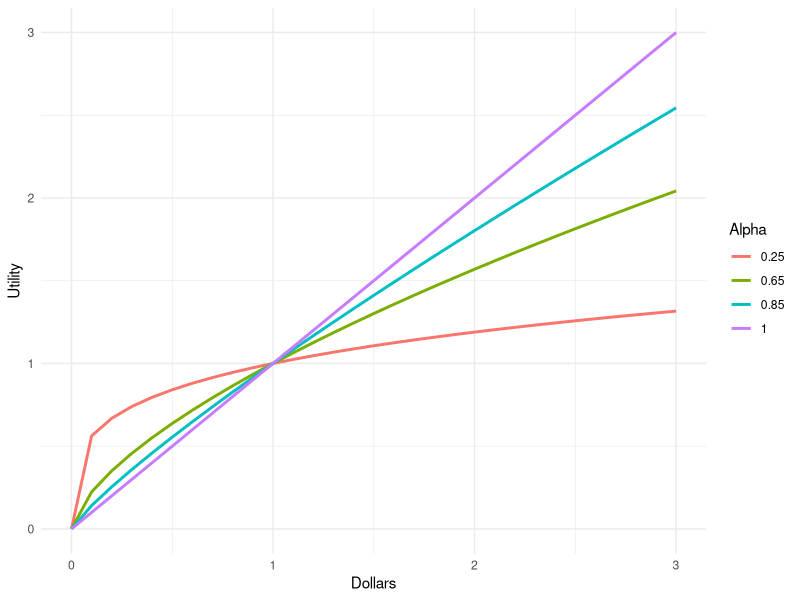
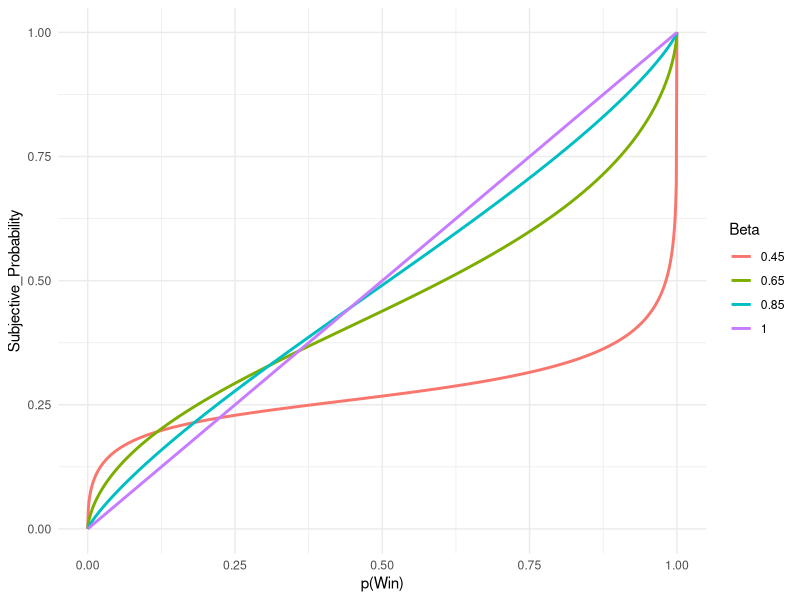
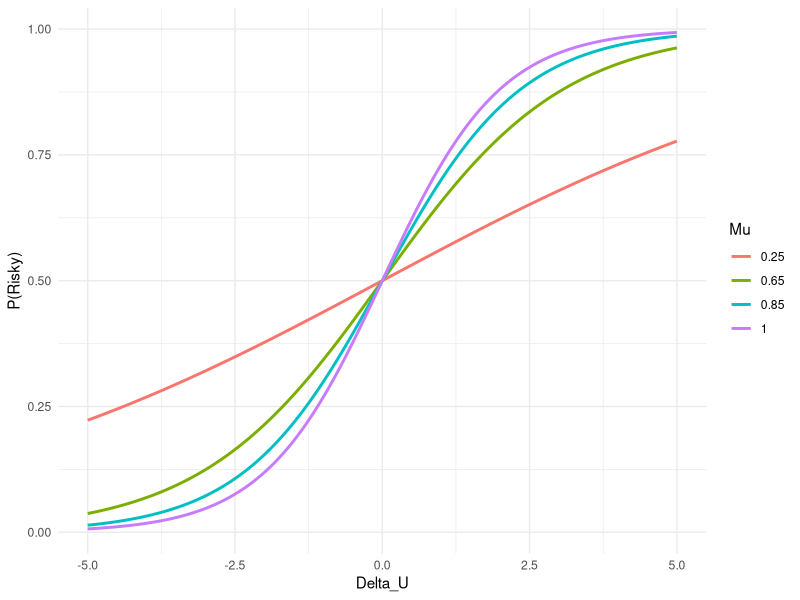
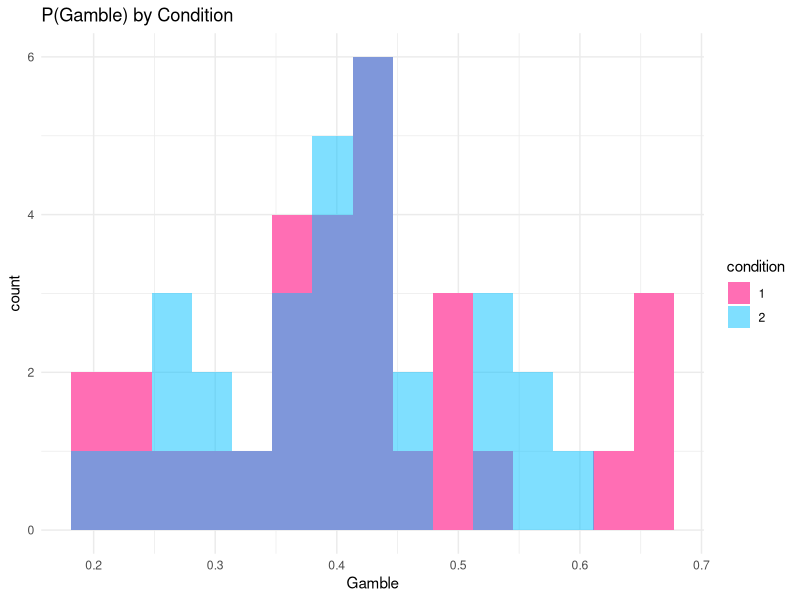
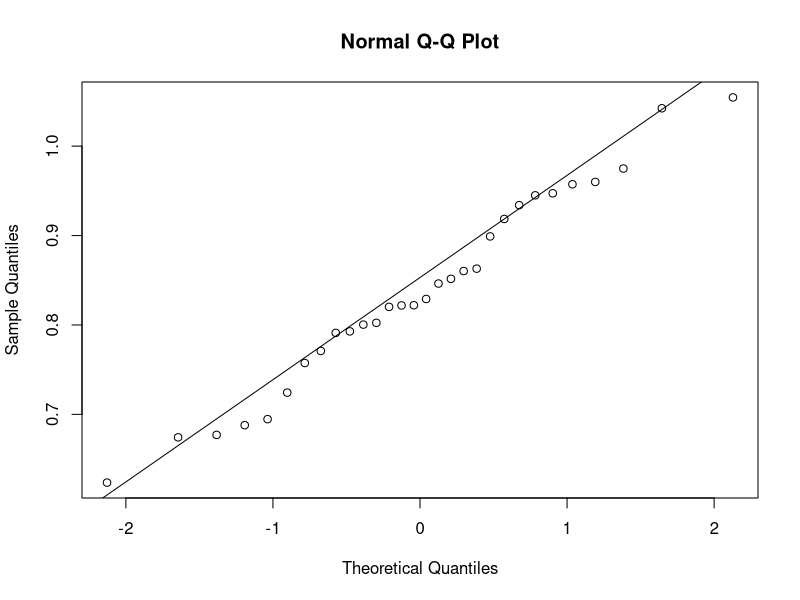
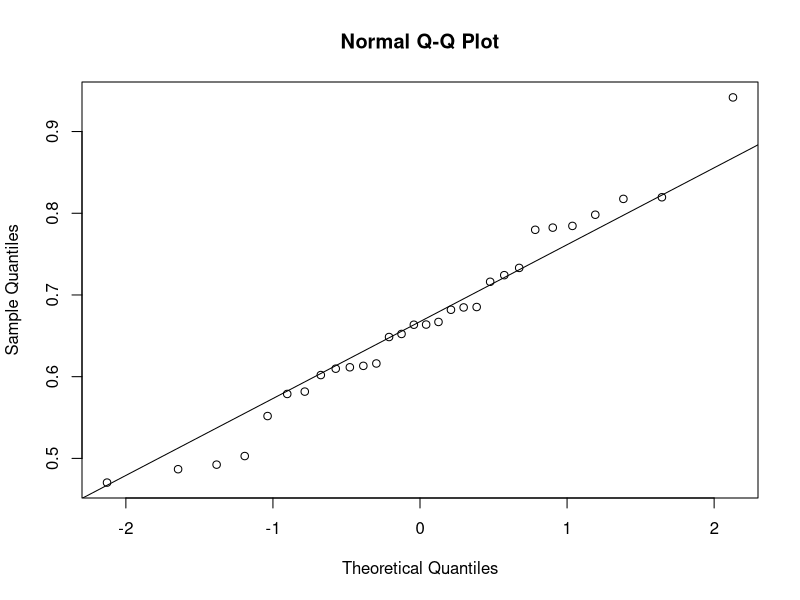
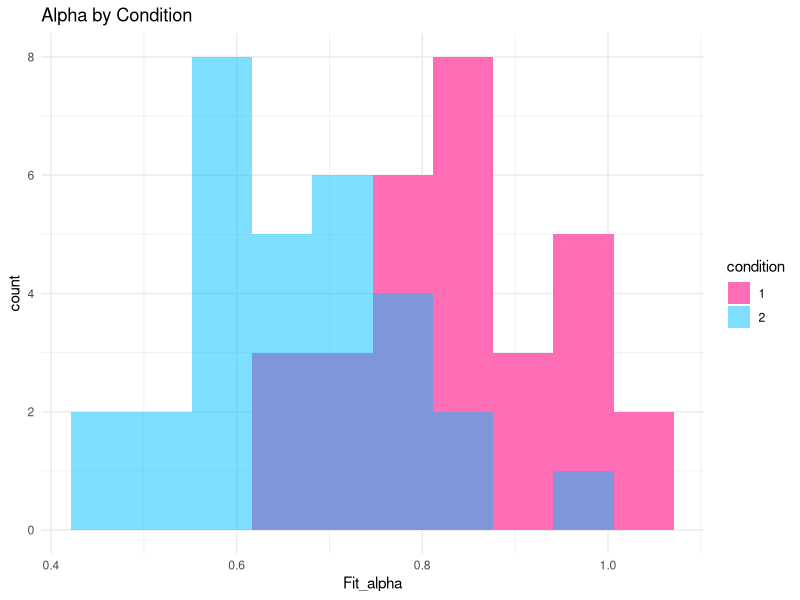
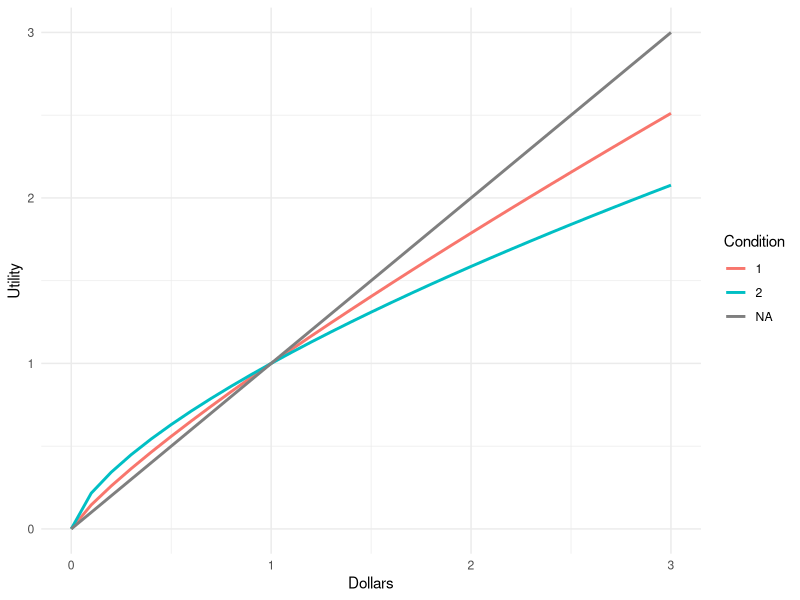

Reproduce these figures in R, in order.
#Set the current working directory to where you have the data file
setwd("~/Desktop/Modelling Tutorial/")

# Load the ggplot2 Library
# IF YOU DO NOT HAVE IT INSTALLED UNCOMMENT THE NEXT LINE
#install.packages("ggplot2")
library(ggplot2)

####### UTILITY FUNCTION #######
Dollars = seq(0, 3, 0.1)
U_0 = Dollars
U_1 = Dollars^0.85
U_2 = Dollars^0.65
U_3 = Dollars^0.25

Utility = data.frame(Utility = c(U_0, U_1, U_2, U_3),
                    Dollars = c(Dollars, Dollars, Dollars, Dollars),
                    Alpha= c(rep(1, length(Dollars)),
                            rep(0.85, length(Dollars)),
                            rep(0.65, length(Dollars)),
                            rep(0.25, length(Dollars))))
Utility$Alpha = as.factor(Utility$Alpha)

ggplot(Utility, aes(Dollars, Utility, group=Alpha, color=Alpha))+
geom_line(size=1)+
theme_minimal()

###### PROBABILITY WEIGHTING FUNCTION ######
probability = seq(0, 1, 0.001)
p_0 = probability
p_1 = (probability^0.85)/(((probability^0.85)+(1-probability)^0.85)^(1/0.85))
p_2 = (probability^0.65)/(((probability^0.65)+(1-probability)^0.65)^(1/0.65))
p_3 = (probability^0.45)/(((probability^0.45)+(1-probability)^0.25)^(1/0.45))


Probability = data.frame(Subjective_Probability = c(p_0, p_1, p_2, p_3),
                    Probability = c(probability, probability, probability, probability),
                    Beta= c(rep(1, length(probability)),
                            rep(0.85, length(probability)),
                            rep(0.65, length(probability)),
                            rep(0.45, length(probability))))
Probability$Beta = as.factor(Probability$Beta)

ggplot(Probability, aes(Probability, Subjective_Probability, group=Beta, color=Beta))+
geom_line(size=1)+
  xlab("p(Win)")+
theme_minimal()

###### PSYCHOMETRIC FUNCTION ######
Delta_U = seq(-5, 5, 0.001)
p_0 = 1/(1+exp(-1*Delta_U))
p_1 = 1/(1+exp(-0.85*Delta_U))
p_2 = 1/(1+exp(-0.65*Delta_U))
p_3 = 1/(1+exp(-0.25*Delta_U))


Probability = data.frame(Probability = c(p_0, p_1, p_2, p_3),
                    Delta_U = c(Delta_U, Delta_U, Delta_U, Delta_U),
                    Mu= c(rep(1, length(Delta_U)),
                            rep(0.85, length(Delta_U)),
                            rep(0.65, length(Delta_U)),
                            rep(0.25, length(Delta_U))))
Probability$Mu = as.factor(Probability$Mu)

ggplot(Probability, aes(Delta_U, Probability, group=Mu, color=Mu))+
geom_line(size=1)+
  ylab("P(Risky)")+
theme_minimal()

##### DATA ANALYSIS ####
data = read.csv("Data.csv")

head(data, 10)

# Percent Gamble by Participant
P_Gamble_PID = aggregate(Gamble ~ PID+condition, data, mean)
head(P_Gamble_PID, 10)

# Average Percent Gamble by Condition
aggregate(Gamble~ condition, P_Gamble_PID, mean)

# Test Difference
t.test(P_Gamble_PID$Gamble[P_Gamble_PID$condition==1], 
       P_Gamble_PID$Gamble[P_Gamble_PID$condition==2], var.equal=FALSE)

#Plot Distributions
P_Gamble_PID$condition = as.factor(P_Gamble_PID$condition)
ggplot(P_Gamble_PID, aes(Gamble, group=condition, fill=condition, alpha=condition))+
geom_histogram(bins=15, position="identity") +theme_minimal()+ 
ggtitle("P(Gamble) by Condition")+
scale_alpha_manual(values=c(1,0.5)) + scale_fill_manual(values=c("hotpink1", "deepskyblue"))


##### MLE #####
# Load the stats4 Library
# IF YOU DO NOT HAVE IT INSTALLED UNCOMMENT THE NEXT LINE
#install.packages("stats4")
library(stats4)


#Make data frames to hold your results
fit_params=data.frame()
logs=data.frame()

#How many subjects are we going to have to estimate parameters for?
Nsubjects=length(unique(data$PID))


#Loop through the subjects to estimate their parameters
for(i in 1:(Nsubjects)){

    #Define the loglikelihood function we will use to estimate the parameters
    #Remember the output should be the sum of the logs of the likelihoods
    #Likelihood is the probability the supplied parameters explain the observed data
    LL <- function(alpha, beta, mu) {
        #Only look at the data for the participant
        temp<-data[data$PID==i,]
        
        #Make assumptions about the value of the parameters
        #always positive
        alpha = exp(alpha)
        beta= exp(beta)
        mu = exp(mu)
    
        #Estimate the Utility of the gamble
        U_gamble = (((temp$P_Gamble)^beta)/((((temp$P_Gamble)^beta) + ((1-temp$P_Gamble)^beta))^(1/beta)))
        U_gamble = U_gamble*(temp$A_Gamble)^alpha
        
        #Estimate the Utility of the certain
        U_certain = 1*(temp$A_Certain)^alpha
        
        #Calculate the probbility of selecting the gamble given Delta U
        #This is the probability our parameters explain the data for the trials in which
        #the paeticipant chose the Gamble
        Likelihood = (((1)/(1+exp((-1)*mu*(U_gamble-U_certain)))))
    
        #Invert the probability for the trials in which the participant actually chose the certain option
        Likelihood[which(temp$Gamble==0)] = 1-Likelihood[which(temp$Gamble==0)]
        
        #Turn the data frame into a vector so we can log each value and sum it all up
        Likelihood = unlist(Likelihood)
  
        #Log each likelihood and then sum them up...
        #Add any Additional distributional constraints
        #Here I am telling the function to penalize any estimate which is "extreme"
        #by assuming the estimated parameters should be close to some values taken from the literature
        -sum(log(Likelihood)) -log(dnorm(mu, exp(1),1)) - log(dnorm(alpha, 0.88, 0.15)) - log(dnorm(beta, 0.6, 0.15))
    }
  
    #Make a temporary variable to store the estimates
    #We're going to be running the MLE a few times to make sure we get a good estimate for the parameters
    temp1=c()
    temp2=c()
    
    #Run the MLE a few times... here I chose 10 for the sake of time
    for(k in 1:10){
        fit_param = tryCatch({ mle(LL, start = list(alpha=runif(1,-0.5,0), beta=runif(1,-0.5,0),
                                                mu=runif(1,1,1.5)))},
                                                error = function(e){
                                                               NULL})
        #Make sure the MLE produced an estimate
        #If something went wrong the MLE function will return NULL
        #Thus I'm checking to make sure the output is not NULL before adding it to the temporary variable
        if(length(fit_param)>0){
          temp1 = rbind(temp1,fit_param@coef)
          temp2 = rbind(temp2, LL(fit_param@coef[1], fit_param@coef[2], fit_param@coef[3]))
        }
    }
  
    #Now that we have a few estimates for the parameter values
    #Look at the estimates and find the one with the smallest logLikelihood (closest to 0)
    #Add the PID to the resulting Data Fa=rame so I know who this estimate is for!
    
    #First I am checking if there is a tie for the smallest value
    # If there is just return whatever was the first estimate & the LL was associated with the first instance
    if(length(temp1[which(temp2==min(temp2)),])>1){
        fit_params=rbind(fit_params, c(temp1[which(temp2==min(temp2))[1],], PID=i))
        logs=rbind(logs, temp2[which(temp2==min(temp2)[1]),])
    } 
    #If NOT then just save the minimum value
    else{
        fit_params=rbind(fit_params, c(temp1[which(temp2==min(temp2)),], PID=i))
        logs=rbind(logs, temp2[which(temp2==min(temp2)),])
    }
}
#Re-Name the colums of the MLE Estimates into something understandable
#The order in which I name them depends on the order in which I supplied them to the LL and MLE functions above
colnames(fit_params)<-c("Fit_alpha", "Fit_beta", "Fit_mu", "PID")

# What does this data Frame look like?
head(fit_params, 10)

# Turn the parameters back into values we can interpet
fit_params$Fit_alpha = exp(fit_params$Fit_alpha)
fit_params$Fit_beta = exp(fit_params$Fit_beta)
fit_params$Fit_mu = exp(fit_params$Fit_mu)

#Print out the Means of the Estimates
mean(fit_params$Fit_alpha)
mean(fit_params$Fit_beta)
mean(fit_params$Fit_mu)

# Load the plyr Library
# IF YOU DO NOT HAVE IT INSTALLED UNCOMMENT THE NEXT LINE
#install.packages("plyr")
library(plyr)

# Map the values of the parameters onto the data frame
data$Fit_alpha = mapvalues(data$PID, fit_params$PID, fit_params$Fit_alpha)
data$Fit_beta = mapvalues(data$PID, fit_params$PID, fit_params$Fit_beta)
data$Fit_mu = mapvalues(data$PID, fit_params$PID, fit_params$Fit_mu)

temp = aggregate(Fit_alpha ~ PID+condition, data, mean)
t.test(temp$Fit_alpha[temp$condition==1], temp$Fit_alpha[temp$condition==2], var.equal = FALSE)

#Plot Distributions
qqnorm(temp$Fit_alpha[temp$condition==1]); qqline(temp$Fit_alpha[temp$condition==1])
qqnorm(temp$Fit_alpha[temp$condition==2]); qqline(temp$Fit_alpha[temp$condition==2])

temp$condition = as.factor(temp$condition)
ggplot(temp, aes(Fit_alpha, group=condition, fill=condition, alpha=condition))+
geom_histogram(bins=10, position="identity") +theme_minimal()+ 
ggtitle("Alpha by Condition")+
scale_alpha_manual(values=c(1,0.5)) + scale_fill_manual(values=c("hotpink1", "deepskyblue"))


Dollars = seq(0, 3, 0.1)
alpha = mean(temp$Fit_alpha[temp$condition==2])
U_0 = Dollars^alpha
alpha = mean(temp$Fit_alpha[temp$condition==1])
U_1 = Dollars^alpha
U_2 = Dollars


Utility = data.frame(Utility = c(U_0, U_1, U_2),
                    Dollars = c(Dollars, Dollars, Dollars),
                    Condition= c(rep(2, length(Dollars)),
                            rep(1, length(Dollars)),
                                rep(NA, length(Dollars))))
Utility$Condition = as.factor(Utility$Condition)


ggplot(Utility, aes(Dollars, Utility, group=Condition, color=Condition))+
geom_line(size=1)+
theme_minimal()

temp = aggregate(Fit_beta ~ PID+condition, data, mean)
t.test(temp$Fit_beta[temp$condition==1], temp$Fit_beta[temp$condition==2], var.equal = FALSE)

#Plot Distributions
qqnorm(temp$Fit_beta[temp$condition==1]); qqline(temp$Fit_beta[temp$condition==1])
qqnorm(temp$Fit_beta[temp$condition==2]); qqline(temp$Fit_beta[temp$condition==2])

temp$condition = as.factor(temp$condition)
ggplot(temp, aes(Fit_beta, group=condition, fill=condition, alpha=condition))+
ggtitle("Beta by Condition") +
geom_histogram(bins=10, position="identity") +theme_minimal()+ 
scale_alpha_manual(values=c(1,0.5)) + scale_fill_manual(values=c("hotpink1", "deepskyblue"))

#I Wouldn't test for group differences in the Mu parameter... 
#It is supposed to be a noise/temperature parameter
#Thus it is not really meaningful



probability = seq(0, 1, 0.001)
beta= mean(temp$Fit_beta[temp$condition==2])
p_0 = (probability^beta)/(((probability^beta)+(1-probability)^beta)^(1/beta))
beta= mean(temp$Fit_beta[temp$condition==1])
p_1 = (probability^beta)/(((probability^beta)+(1-probability)^beta)^(1/beta))
p_2 = probability



Probability = data.frame(Subjective_Probability = c(p_0, p_1, p_2),
                    Probability = c(probability, probability, probability),
                    Condition= c(rep(2, length(probability)),
                            rep(1, length(probability)),
                                rep(NA, length(probability))))
Probability$Condition = as.factor(Probability$Condition)

ggplot(Probability, aes(Probability, Subjective_Probability, group=Condition, color=Condition))+
geom_line(size=1)+
theme_minimal()

#### Now let's see how far off we we're from the 'real' value of these parameters
sum((aggregate(alpha ~ PID, data, mean)$alpha - aggregate(Fit_alpha ~ PID, data, mean)$Fit_alpha)**2)
sum((aggregate(beta ~ PID, data, mean)$beta - aggregate(Fit_beta ~ PID, data, mean)$Fit_beta)**2)

